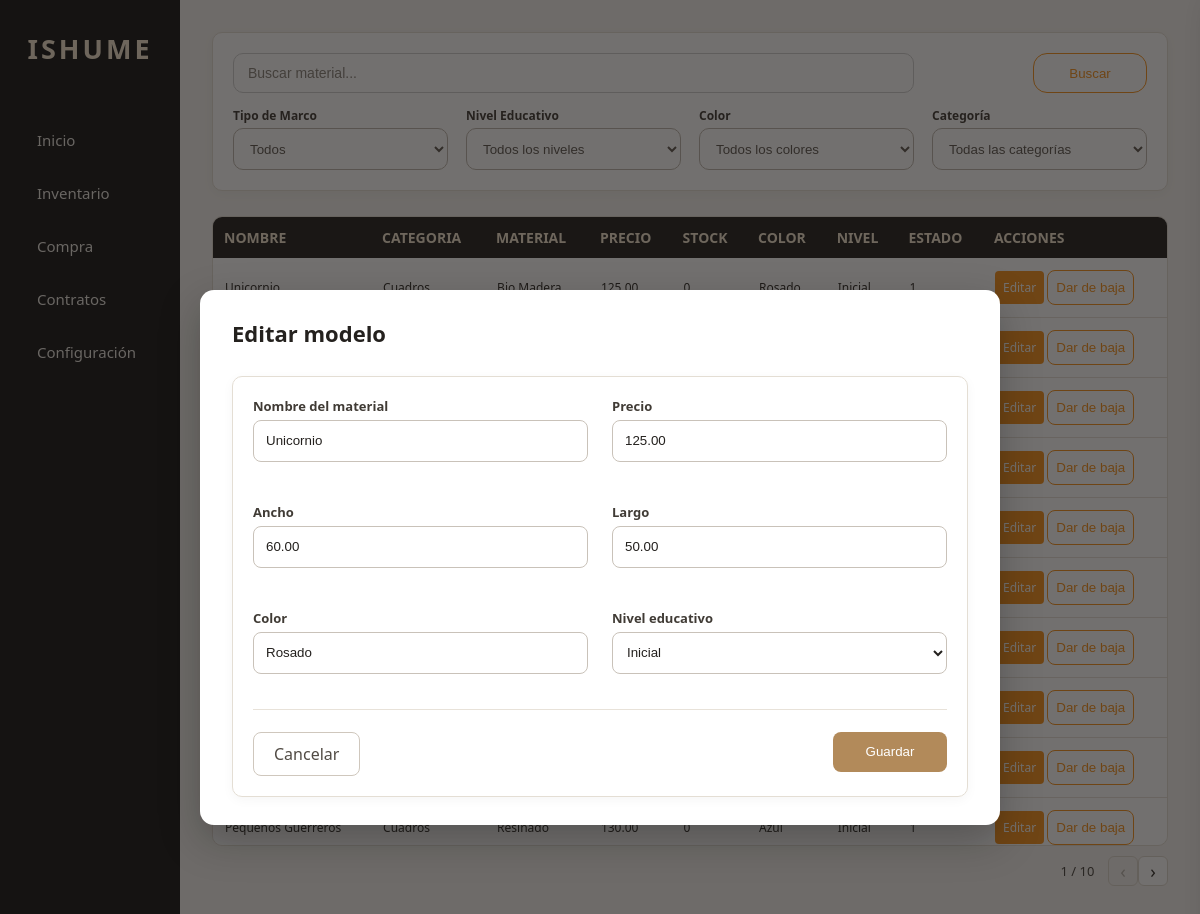
Page /index.php?opcion=editar&idModelo=MOD-001 on the committed database.
### tables this page shows
create table modelos(
idModelo	char(7) primary key not null,
idCategoria char(7) not null,
idTipoMarco char(7) not null,
NombreMaterial varchar(100) not null,
Precio	decimal(10,2) not null,
Cantidad int not null,
TamañoHorizontal decimal(5,2) not null,
TamañoVertical decimal(5,2) not null,
Color varchar(100) not null,
NivelEducativo varchar (100) not null,
Imagen varchar(255) NULL DEFAULT NULL,
Estado boolean default true not null,


constraint fk_categoria foreign key (idCategoria) references categorias(idCategoria),
constraint fk_tipomarco foreign key (idTipoMarco) references TipoMarco(idTipoMarco)
);

create table categorias (
idCategoria char(7) primary key not null,
NombreCategoria varchar (50) not null
);

create table TipoMarco (
idTipoMarco char(7) primary key not null,
NombreMarco varchar(100)
);

### app/controllers/inventario.php (called while the page is built, shortened)
<?php
require_once __DIR__ . '/../models/inventario.php';
class InventarioController {
    private Inventario $AccionModelo;
    public function   __construct() {
        $this->AccionModelo=new Inventario();
    }
    public function Editar(){
    $idModelo = $_GET['idModelo'] ?? '';
    $modelo = $this->AccionModelo->obtenerModeloPorId($idModelo);
    $buscar = $_GET['buscar'] ?? '';
    $marco = $_GET['marco'] ?? '';
    $nivel = $_GET['nivel'] ?? '';
    $color = $_GET['color'] ?? '';
    $categoria = $_GET['categoria'] ?? '';
    $pagina = $_GET['pagina'] ?? 1;
    $porPagina = 10;
    $inicio = ($pagina - 1) * $porPagina;
    $RecibeModelo = $this->AccionModelo->HablaConModelos($buscar, $marco, $nivel, $color, $categoria, $inicio,
        $porPagina);
    $totalModelos = $this->AccionModelo->contarModelos($buscar,$marco,$nivel,$color,$categoria);
    $totalPaginas = ceil($totalModelos / $porPagina);
    require_once __DIR__ . '/../views/PanelPrincipal.php';
    }
}
?>

### public/index.php (called while the page is built)
<?php
require_once __DIR__ . '/../routes/rutas.php';

### app/models/inventario.php (called while the page is built, shortened)
<?php
require_once __DIR__ . '/../config/conection.php';
class Inventario {
    private PDO $db;
    public function __construct() {
        $conexion = new Database();
        $this->db = $conexion->getConnection();
    }
    public function HablaConModelos ($buscar, $marco, $nivel, $color, $categoria
    , $inicio, $porPagina){
        $sql = "SELECT  modelos.idModelo, modelos.NombreMaterial,
        categorias.NombreCategoria,
        TipoMarco.NombreMarco,
        modelos.Precio,
        modelos.Cantidad,
        modelos.TamañoHorizontal,
        modelos.TamañoVertical,
        modelos.Color,
        modelos.NivelEducativo,
        /* Nuevo parametro*/
        modelos.Imagen,
        modelos.Estado
        FROM modelos
        INNER JOIN categorias
        ON modelos.idCategoria = categorias.idCategoria
        INNER JOIN TipoMarco
        ON modelos.idTipoMarco = TipoMarco.idTipoMarco
        WHERE modelos.Estado = true
        AND modelos.NombreMaterial LIKE :buscar";
        $parametros = [':buscar' => '%' . $buscar . '%'];
        $inicio = (int) $inicio;
        $porPagina = (int) $porPagina;
        $sql .= " ORDER BY modelos.idModelo ASC LIMIT $inicio, $porPagina";
        $ConsultaPreparada = $this->db->prepare($sql);
        $ConsultaPreparada->execute($parametros);
        $RecogerDatos = $ConsultaPreparada->fetchAll();
        return $RecogerDatos;
    }
    public function contarModelos($buscar,$marco,$nivel,$color,$categoria) {
        $sql = "SELECT COUNT(*)
            FROM modelos
            INNER JOIN categorias
            ON modelos.idCategoria = categorias.idCategoria
            INNER JOIN TipoMarco
            ON modelos.idTipoMarco = TipoMarco.idTipoMarco
            WHERE modelos.Estado = true
            AND modelos.NombreMaterial LIKE :buscar";
        $parametros = [
            ':buscar' => '%' . $buscar . '%'
        ];
        $consulta = $this->db->prepare($sql);
        $consulta->execute($parametros);
        return $consulta->fetchColumn();
    }
    public function obtenerModeloPorId($idModelo) {
        $sql = "SELECT *
        FROM modelos
        WHERE idModelo = :idModelo";
        $consulta = $this->db->prepare($sql);
        $consulta->execute([
            ':idModelo' => $idModelo
        ]);
        return $consulta->fetch();
    }
}

### app/config/conection.php (called while the page is built)
<?php
class DataBase{
    private $host = "localhost";
    private $db_name = "BD_ISHUME_1";
    private $username = "root";
    private $password = "";
    public ?PDO $conn =null;
    public function getConnection(): PDO {
        try {
            $this->conn = new PDO("mysql:host={$this->host};dbname={$this->db_name}", $this->username, $this->password);
            $this->conn->setAttribute(PDO::ATTR_ERRMODE, PDO::ERRMODE_EXCEPTION);
        } catch (PDOException $exception) {
            echo "Connection error: " . $exception->getMessage();
        }
        return $this->conn;
    }
}

### app/views/inventario.php (the view, shortened to what this page needs)
<main>
        <form method="GET" action="index.php" class="formulario">
            <div class="buscador">
                <input type="text"
                         name="buscar"
                        placeholder="Buscar material..."
                        value="<?= $_GET['buscar'] ?? '' ?>">
            </div>
                <button type="submit" class="boton-buscar">
                    Buscar
                </button>
        <div class="campo-filtro">
            <label for="filtroMarco">Tipo de Marco </label>
                <select id="filtroMarco" name="marco" class="filtroboton">
                    <option value="">Todos</option>
                </select>
        </div>
        <div class="campo-filtro">
            <label for="filtroNivel"> Nivel Educativo </label>
                <select id='filtroNivel' name="nivel"  class="filtroboton">
                    <option value="">Todos los niveles</option>
                </select>
        </div>
        <div class="campo-filtro">
            <label for="filtroColor"> Color </label>
                <select id='filtroColor' name="color" class="filtroboton">
                    <option value="">Todos los colores</option>
                </select>
        </div>
        <div class="campo-filtro">
            <label for="filtroCategoria"> Categoría </label>
                <select id='filtroCategoria' name="categoria" class="filtroboton">
                    <option value="">Todas las categorías </option>
                </select>
        </div>
    </form>
</main>
<section class="tabla-contenedor">
    <table >
        <thead>
            <tr>
                <th>NOMBRE </th>
                <th>CATEGORIA </th>
                <th>MATERIAL </th>
                <th>PRECIO </th>
                <th>STOCK </th>
                <th>COLOR </th>
                <th>NIVEL </th>
                <th>ESTADO </th>
                <th>ACCIONES</th>
            </tr>
        </thead>
        <tbody>
        <?php foreach ($RecibeModelo as $datos):  ?>
            <tr class="fila-modelo"
                data-id="<?= htmlspecialchars($datos['idModelo']) ?>"
                data-nombre="<?= htmlspecialchars($datos['NombreMaterial']) ?>"
                data-categoria="<?= htmlspecialchars($datos['NombreCategoria']) ?>"
                data-marco="<?= htmlspecialchars($datos['NombreMarco']) ?>"
                data-ancho="<?= htmlspecialchars($datos['TamañoHorizontal']) ?>"
                data-largo="<?= htmlspecialchars($datos['TamañoVertical']) ?>"
                data-color="<?= htmlspecialchars($datos['Color'] ?? '') ?>"
                data-nivel="<?= htmlspecialchars($datos['NivelEducativo'] ?? '') ?>"
                data-imagen="<?= htmlspecialchars($datos['Imagen'] ?? '') ?>">
                <td ><?= $datos['NombreMaterial']  ?></td>
                <td ><?= $datos['NombreCategoria']  ?></td>
                <td ><?= $datos['NombreMarco']  ?></td>
                <td ><?= $datos['Precio']  ?></td>
                <td ><?= $datos['Cantidad']  ?></td>
                <td ><?= $datos['Color']  ?></td>
                <td ><?= $datos['NivelEducativo']  ?></td>
                <td ><?= $datos['Estado']  ?></td>
                <td>
                    <a class ="lin-editar "href="?opcion=editar&idModelo=<?=$datos['idModelo'] ?>">Editar</a>
                    <button type="button"
                        class="boton-baja"
                        data-id="<?= $datos['idModelo'] ?>"
                        data-nombre="<?= htmlspecialchars($datos['NombreMaterial']) ?>"
                        data-stock="<?= $datos['Cantidad'] ?>">
                            Dar de baja
                    </button>
                </td>
            </tr>
        <?php endforeach; ?>
        </tbody>
    </table>
</section>
<nav class="paginacion">
    <span class="rango">
            <?= $pagina ?> / <?= $totalPaginas ?>
    </span>
    <?php if ($pagina > 1): ?>
        <a class="flecha"
            href="?opcion=inventario&buscar=<?=urlencode($_GET['buscar'] ?? '')?>&marco=<?=urlencode($_GET['marco'] ?? '')?>&nivel=<?=urlencode($_GET['nivel'] ?? '')?>&color=<?=urlencode($_GET['color'] ?? '')?>&categoria=<?=urlencode($_GET['categoria'] ?? '')?>&pagina=<?= $pagina - 1 ?>">
            ‹
        </a>
    <?php else: ?>
        <span class="flecha desactivada">
            ‹
         </span>
    <?php endif; ?>
    <?php if ($pagina < $totalPaginas): ?>
        <a class="flecha"
            href="?opcion=inventario&buscar=<?=urlencode($_GET['buscar'] ?? '')?>&marco=<?=urlencode($_GET['marco'] ?? '') ?>&nivel=<?=urlencode($_GET['nivel'] ?? '')?>&color=<?=urlencode($_GET['color'] ?? '')?>&categoria=<?=urlencode($_GET['categoria'] ?? '')?>&pagina=<?= $pagina + 1 ?>">
            ›
        </a>
    <?php else: ?>
    <span class="flecha desactivada">
        ›
    </span>
    <?php endif; ?>
</nav>
<?php if (!empty($mostrarEditar)): ?>
    <?php require_once __DIR__ . '/editarModelo.php'; ?>
<?php endif; ?>

### app/views/editarModelo.php (shortened to what this page needs)
<div class="modal-editar">
    <div class="contenido-editar">
        <div class="cabecera-editar">
            <h2>Editar modelo</h2>
        </div>
        <form method="POST" action="index.php?opcion=editar" class="form-editar">
            <div class="campo-editar">
                <label>Nombre del material</label>
                <input type="text"
                       name="NombreMaterial"
                       id="NombreMaterial"
                       value="<?= $modelo['NombreMaterial'] ?>">
            </div>
            <div class="campo-editar">
                <label>Precio</label>
                <input type="number"
                       name="Precio"
                       id="Precio"
                       step="0.01"
                       value="<?= $modelo['Precio'] ?>"
                        required>
                        <span class="mensaje-error" id="errorPrecio"></span>
            </div>
            <div class="campo-editar">
                <label>Ancho</label>
                <input type="number"
                       name="TamañoHorizontal"
                       id="TamañoHorizontal"
                       step="0.01"
                       value="<?= $modelo['TamañoHorizontal'] ?>"
                        required>
                <span class="mensaje-error" id="errorHorizontal"></span>
            </div>
            <div class="campo-editar">
                <label>Largo</label>
                <input type="number"
                       name="TamañoVertical"
                       id="TamañoVertical"
                        step="0.01"
                       value="<?= $modelo['TamañoVertical'] ?>"
                        required>
                <span class="mensaje-error" id="errorVertical"></span>
            </div>
            <div class="campo-editar">
                <label>Color</label>
                <input type="text"
                       name="Color"
                       id="Color"
                       value="<?= $modelo['Color'] ?>">
            </div>
             <div class ="campo-editar" >
                <label>Nivel educativo</label>
            <select name="NivelEducativo" class="select-editar"required>
                <option value="Inicial"
                    <?= $modelo['NivelEducativo'] === 'Inicial' ? 'selected' : '' ?>>
                        Inicial
                </option>
            </select>
            </div>
            <div class="acciones-editar">
                <a href="index.php?opcion=inventario" class="boton-cancelar">
                    Cancelar
                </a>
                <button type="submit" class="boton-guardar">
                    Guardar
                </button>
            </div>
        </form>
    </div>
</div>

### public/css/PanelPrincipal.css (style rules this page uses)
* { margin: 0; padding: 0; box-sizing: border-box; }
body { font-family: "Segoe UI", Arial, sans-serif; min-height: 100vh; background-color: #F5F3EF; color: #1A1A1A; }

### rows in the picture
modelos: NombreMaterial "Unicornio", idCategoria.NombreCategoria "Cuadros", idTipoMarco.NombreMarco "Bio Madera", Precio "125.00", Cantidad "0", Color "Rosado", NivelEducativo "Inicial", Estado "1", TamañoHorizontal "60.00", TamañoVertical "50.00"
modelos: NombreMaterial "Pequeños Guerreros", idCategoria.NombreCategoria "Cuadros", idTipoMarco.NombreMarco "Resinado", Precio "130.00", Cantidad "0", Color "Azul", NivelEducativo "Inicial", Estado "1"

### other values in the picture
$pagina "1"
$totalPaginas "10"
